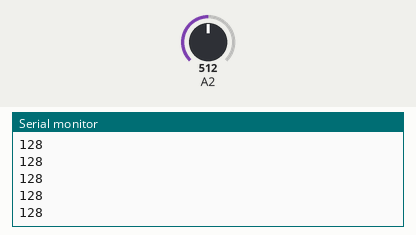
Recording of a sketch running on a simulated Arduino Uno, built with avr-gcc and run on an emulated ATmega328P. Shown: the last lines printed to the serial monitor. Inputs (shaded band) come from the test bench; at power-on: A2 = 512.

Above: at 1.2 s.
1.3 s: A2 set to 716
At 2.4 s:
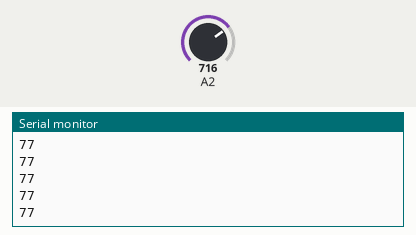
2.8 s: A2 set to 900
At 3.9 s:
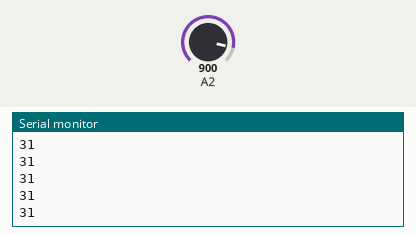
Timing chart, 0 to 5.8 s (numbered marks = the images above; inputs shaded):
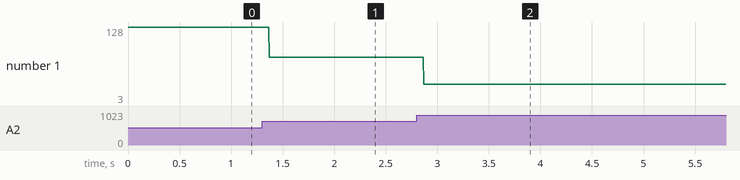

The sketch:

Test_EPBrightness.ino
```cpp
void setup() {
  Serial.begin(9600);
  //光传感器
  pinMode(A2, INPUT);

}

void loop() {
  //根据环境亮度调节灯亮度
  int EPBrightness = analogRead(2); //传感器接到模拟口2
  Serial.println(map(analogRead(A2), 0, 1023, 255, 0));


}
```

Measured:
- after the input at 1.3 s, the serial monitor: prints a new line after 0.07 s (image 1)
- after the input at 2.8 s, the serial monitor: prints a new line after 0.07 s (image 2)
- plotted number 1: 128 → 77 after the input at 1.3 s, 77 → 3 after the input at 2.8 s
